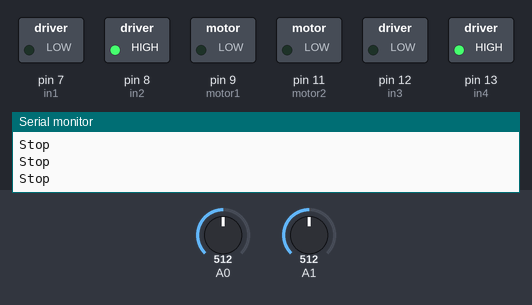
This sketch was run on a simulated Arduino Uno, built with avr-gcc and run on an emulated ATmega328P. Parts: switched loads named in the sketch (green lamp = pin HIGH), the last lines printed to the serial monitor. The test bench sets the inputs (shaded band); at power-on: A0 = 512, A1 = 512.

Above: at 1.2 s.
1.3 s: A0 set to 672
2.8 s: A0 set to 691
At 4.0 s:
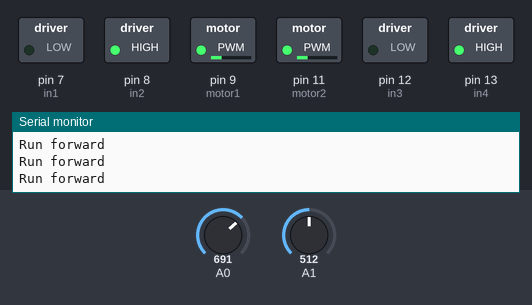
4.3 s: A1 set to 670
7.3 s: A1 set to 694
At 8.5 s:
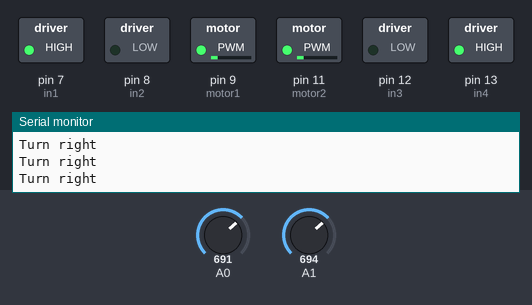
8.8 s: A1 set to 306
At 9.7 s:
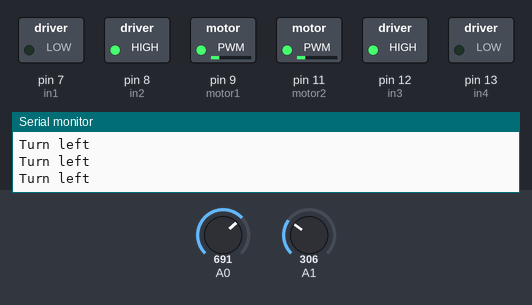
10.3 s: A1 set to 122
At 10.7 s:
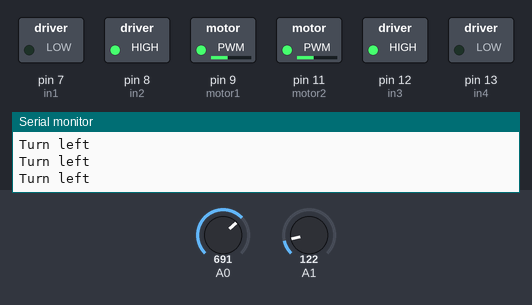
Timing chart, 0 to 12.8 s (numbered marks = the images above; inputs shaded):
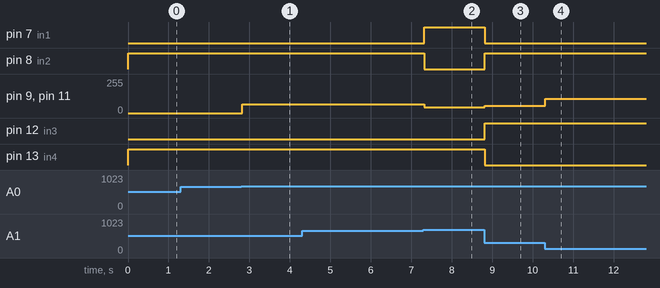

Measured:
- the behaviour switches between 681 and 682 on A0 (found by bisection; images 0 and 1)
- the behaviour switches between 681 and 682 on A1 (found by bisection; images 1 and 2)
- after the input at 2.8 s, pin 9 (motor1), pin 11 (motor2): 0/255 → 66/255 at once
- after the input at 7.3 s, pin 7 (in1): LOW → HIGH at once; pin 8 (in2): HIGH → LOW at once; pin 9 (motor1), pin 11 (motor2): 66/255 → 42/255 at once
- after the input at 8.8 s, pin 7 (in1), pin 13 (in4): HIGH → LOW at once; pin 8 (in2), pin 12 (in3): LOW → HIGH at once; pin 9 (motor1), pin 11 (motor2): 42/255 → 53/255 at once
- after the input at 10.3 s, pin 9 (motor1), pin 11 (motor2): 53/255 → 106/255 at once

The sketch:

Treadbot_L298N.ino
```cpp
//Treadbot Code - Joshua Curfman
//L298N motor driver

//in1 and in2 for direction, motor1 for speed and enable
const int in1 = 7;
const int in2 = 8;
const int motor1 = 9;
const int in3 = 12;
const int in4 = 13;
const int motor2 = 11;

//setup analog stick and variables
const int xAxis = A1;
const int yAxis = A0;
int range = 24;
int center = range/2;
int threshold = range/6;

//setup IR distance sensors
const int leftIR=A2;
const int rightIR=A3;
int numSamples=40; //number of samples to average. More=Slower.

void setup() {
  Serial.begin(9600);
  Serial.println("Start");

  //Initialize pins for L298N
  pinMode(in1, OUTPUT);
  pinMode(in2, OUTPUT);
  pinMode(motor1, OUTPUT);
  pinMode(in3, OUTPUT);
  pinMode(in4, OUTPUT);
  pinMode(motor2, OUTPUT);

  //set motors to not stop initially
  digitalWrite(in1, LOW);
  digitalWrite(in2, LOW);
  digitalWrite(in3, LOW);
  digitalWrite(in4, LOW);
}

void autoLoop() {
  //Automatic test loop- finds its way around based on IR sensors. Needs work
  float leftDistance=readIRDistance(leftIR);
  float rightDistance=readIRDistance(rightIR);
  Serial.print("Left Side: "); Serial.println(leftDistance);
  Serial.print("Right side: "); Serial.println(rightDistance);

  if(leftDistance>8 && rightDistance>8) {
    Serial.println("Clear for >10in"); Serial.println("Move forward");
    motorControl(1, 100);
  }
  else if(leftDistance<8 && rightDistance>8) {
    Serial.println("Obstacle on left side"); Serial.println("Turn right");
    motorControl(4, 80);
  }
  else if(leftDistance>8 && rightDistance<8) {
    Serial.println("Obstacle on right side"); Serial.println("Turn left");
    motorControl(2, 80);
  }
  else {
    Serial.println("Error"); Serial.println("Stop");
    motorControl(1,0);
  }
}

void loop() {
  //Manual Test loop
  int xReading, yReading;
  xReading=readAxis(xAxis);
  yReading=readAxis(yAxis);

  if(xReading==0 && yReading==0) {
    Serial.println("Stop");
    motorControl(1,0);
  }
  else if(xReading==0 && yReading!=0) {
    if(yReading>0) {
      Serial.println("Run forward");
      int newSpeed=map(yReading, 0, 12, 0, 200);
      motorControl(1, newSpeed);
    }
    else if(yReading<0) {
      Serial.println("Reverse");
      int newSpeed=map(abs(yReading), 0, 12, 0, 200);
      motorControl(3, newSpeed);
    }
  }
  else if(xReading!=0) {
    if(xReading>0) {
      Serial.println("Turn right");
      int newSpeed=map(xReading, 0, 12, 0, 128);
      motorControl(4, newSpeed);
    }
    else if(xReading<0) {
      Serial.println("Turn left");
      int newSpeed=map(abs(xReading), 0, 12, 0, 128);
      motorControl(2, newSpeed);
    }
  }
}

void motorControl(int directions, int motorSpeed) {
  //quick and dirty motor control function- pass direction and speed.
  //directions-> 1=FORWARD, 2=LEFT, 3=BACKWARD, 4=RIGHT
  if(directions == 1) {
    digitalWrite(in1, LOW);
    digitalWrite(in2, HIGH);
    digitalWrite(in3, LOW);
    digitalWrite(in4, HIGH);
    analogWrite(motor1, motorSpeed);
    analogWrite(motor2, motorSpeed);
  }
  else if(directions == 2) {
    digitalWrite(in1, LOW);
    digitalWrite(in2, HIGH);
    digitalWrite(in3, HIGH);
    digitalWrite(in4, LOW);
    analogWrite(motor1, motorSpeed);
    analogWrite(motor2, motorSpeed);
  }
  else if(directions == 3) {
    digitalWrite(in1, HIGH);
    digitalWrite(in2, LOW);
    digitalWrite(in3, HIGH);
    digitalWrite(in4, LOW);
    analogWrite(motor1, motorSpeed);
    analogWrite(motor2, motorSpeed);
  }
  else if(directions == 4) {
    digitalWrite(in1, HIGH);
    digitalWrite(in2, LOW);
    digitalWrite(in3, LOW);
    digitalWrite(in4, HIGH);
    analogWrite(motor1, motorSpeed);
    analogWrite(motor2, motorSpeed);
  }
}

int readAxis(int thisAxis) {
  //read the analog input, scale it, and ensure outside of center rest position
  int reading = analogRead(thisAxis);
  reading = map(reading, 0, 1023, 0, range);
  int distance = reading - center;
  if(abs(distance) < threshold) {
    distance = 0;
  }
  //return distance on this axis
  return distance;
}

float readIRDistance(int sensorPin) {
  //call to read in data, take an average of ten readings, and convert to distance in cm or inches
  float storedValues[numSamples];
  float sum=0;
  for(int i=0; i<numSamples; i++) {
    //creates an array of readings to average
    int rawValue=analogRead(sensorPin);
    float rawVoltage=(rawValue/1024.0)*5;
    storedValues[i]=rawVoltage;
  }
  for(int i=0; i<numSamples; i++) {
    sum+=storedValues[i];
  }
  float calcResult=sum/numSamples;
  float calcDistance=29.988*pow(calcResult, -1.173); //curve fit based on datasheet, accurarcy may vary sensor to sensor
  calcDistance*=0.3937; //conversion from cm to inches
  return calcDistance;
}
```
